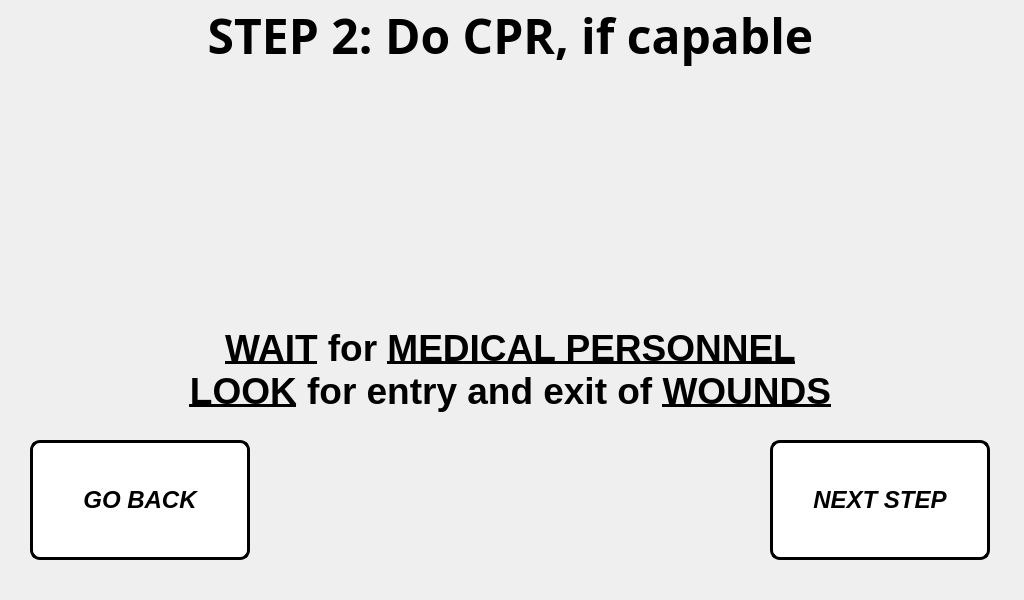
<?xml version="1.0" encoding="UTF-8"?>
<ui version="4.0">
 <class>step_1_window</class>
 <widget class="QMainWindow" name="step_1_window">
  <property name="geometry">
   <rect>
    <x>0</x>
    <y>0</y>
    <width>1024</width>
    <height>600</height>
   </rect>
  </property>
  <property name="minimumSize">
   <size>
    <width>1024</width>
    <height>600</height>
   </size>
  </property>
  <property name="maximumSize">
   <size>
    <width>1024</width>
    <height>600</height>
   </size>
  </property>
  <property name="windowTitle">
   <string>Step 1 Procedure</string>
  </property>
  <widget class="QWidget" name="centralwidget">
   <widget class="QLabel" name="title_step">
    <property name="geometry">
     <rect>
      <x>5</x>
      <y>0</y>
      <width>1011</width>
      <height>71</height>
     </rect>
    </property>
    <property name="font">
     <font>
      <family>Unispace</family>
      <pointsize>18</pointsize>
      <weight>75</weight>
      <bold>true</bold>
     </font>
    </property>
    <property name="text">
     <string>&lt;html&gt;&lt;head/&gt;&lt;body&gt;&lt;p align=&quot;center&quot;&gt;&lt;span style=&quot; font-size:36pt;&quot;&gt;STEP 2: Do CPR, if capable&lt;/span&gt;&lt;/p&gt;&lt;/body&gt;&lt;/html&gt;</string>
    </property>
    <property name="alignment">
     <set>Qt::AlignCenter</set>
    </property>
   </widget>
   <widget class="QLabel" name="text_steps">
    <property name="geometry">
     <rect>
      <x>20</x>
      <y>300</y>
      <width>981</width>
      <height>141</height>
     </rect>
    </property>
    <property name="font">
     <font>
      <pointsize>14</pointsize>
      <weight>75</weight>
      <bold>true</bold>
     </font>
    </property>
    <property name="text">
     <string>&lt;html&gt;&lt;head/&gt;&lt;body&gt;&lt;p align=&quot;center&quot;&gt;&lt;span style=&quot; font-size:28pt; text-decoration: underline;&quot;&gt;WAIT&lt;/span&gt;&lt;span style=&quot; font-size:28pt;&quot;&gt; for &lt;/span&gt;&lt;span style=&quot; font-size:28pt; text-decoration: underline;&quot;&gt;MEDICAL PERSONNEL&lt;/span&gt;&lt;span style=&quot; font-size:28pt;&quot;&gt;&lt;br/&gt;&lt;/span&gt;&lt;span style=&quot; font-size:28pt; text-decoration: underline;&quot;&gt;LOOK&lt;/span&gt;&lt;span style=&quot; font-size:28pt;&quot;&gt; for entry and exit of &lt;/span&gt;&lt;span style=&quot; font-size:28pt; text-decoration: underline;&quot;&gt;WOUNDS&lt;/span&gt;&lt;/p&gt;&lt;/body&gt;&lt;/html&gt;</string>
    </property>
   </widget>
   <widget class="QLabel" name="gif_player_label">
    <property name="geometry">
     <rect>
      <x>330</x>
      <y>60</y>
      <width>360</width>
      <height>240</height>
     </rect>
    </property>
    <property name="minimumSize">
     <size>
      <width>360</width>
      <height>240</height>
     </size>
    </property>
    <property name="maximumSize">
     <size>
      <width>360</width>
      <height>240</height>
     </size>
    </property>
    <property name="font">
     <font>
      <family>Unispace</family>
      <pointsize>16</pointsize>
      <weight>75</weight>
      <bold>true</bold>
     </font>
    </property>
    <property name="frameShape">
     <enum>QFrame::NoFrame</enum>
    </property>
    <property name="lineWidth">
     <number>1</number>
    </property>
    <property name="text">
     <string/>
    </property>
    <property name="alignment">
     <set>Qt::AlignCenter</set>
    </property>
   </widget>
   <widget class="QPushButton" name="next_step_button">
    <property name="geometry">
     <rect>
      <x>770</x>
      <y>440</y>
      <width>220</width>
      <height>120</height>
     </rect>
    </property>
    <property name="minimumSize">
     <size>
      <width>220</width>
      <height>120</height>
     </size>
    </property>
    <property name="maximumSize">
     <size>
      <width>220</width>
      <height>120</height>
     </size>
    </property>
    <property name="font">
     <font>
      <pointsize>18</pointsize>
      <weight>75</weight>
      <italic>true</italic>
      <bold>true</bold>
     </font>
    </property>
    <property name="cursor">
     <cursorShape>PointingHandCursor</cursorShape>
    </property>
    <property name="styleSheet">
     <string notr="true">QPushButton:hover:!pressed
{
  background-color: rgb(195,30,60);
}

QPushButton
{
  background-color: white;
color: black;
border-style: outset;
border-width: 3px;
border-radius:10px;
border-color: black;
}</string>
    </property>
    <property name="text">
     <string>NEXT STEP</string>
    </property>
   </widget>
   <widget class="QPushButton" name="go_back_button">
    <property name="geometry">
     <rect>
      <x>30</x>
      <y>440</y>
      <width>220</width>
      <height>120</height>
     </rect>
    </property>
    <property name="minimumSize">
     <size>
      <width>220</width>
      <height>120</height>
     </size>
    </property>
    <property name="maximumSize">
     <size>
      <width>220</width>
      <height>120</height>
     </size>
    </property>
    <property name="font">
     <font>
      <pointsize>18</pointsize>
      <weight>75</weight>
      <italic>true</italic>
      <bold>true</bold>
     </font>
    </property>
    <property name="styleSheet">
     <string notr="true">QPushButton:hover:!pressed
{
  background-color: rgb(195,30,60);
}

QPushButton
{
  background-color: white;
color: black;
border-style: outset;
border-width: 3px;
border-radius:10px;
border-color: black;
}</string>
    </property>
    <property name="text">
     <string>GO BACK</string>
    </property>
   </widget>
   <widget class="QLabel" name="label">
    <property name="geometry">
     <rect>
      <x>0</x>
      <y>0</y>
      <width>1024</width>
      <height>600</height>
     </rect>
    </property>
    <property name="minimumSize">
     <size>
      <width>1024</width>
      <height>600</height>
     </size>
    </property>
    <property name="maximumSize">
     <size>
      <width>1024</width>
      <height>600</height>
     </size>
    </property>
    <property name="text">
     <string/>
    </property>
    <property name="pixmap">
     <pixmap>../pictures/program_pictures/main_wallpaper.png</pixmap>
    </property>
   </widget>
   <zorder>label</zorder>
   <zorder>title_step</zorder>
   <zorder>text_steps</zorder>
   <zorder>gif_player_label</zorder>
   <zorder>next_step_button</zorder>
   <zorder>go_back_button</zorder>
  </widget>
 </widget>
 <resources/>
 <connections/>
</ui>
